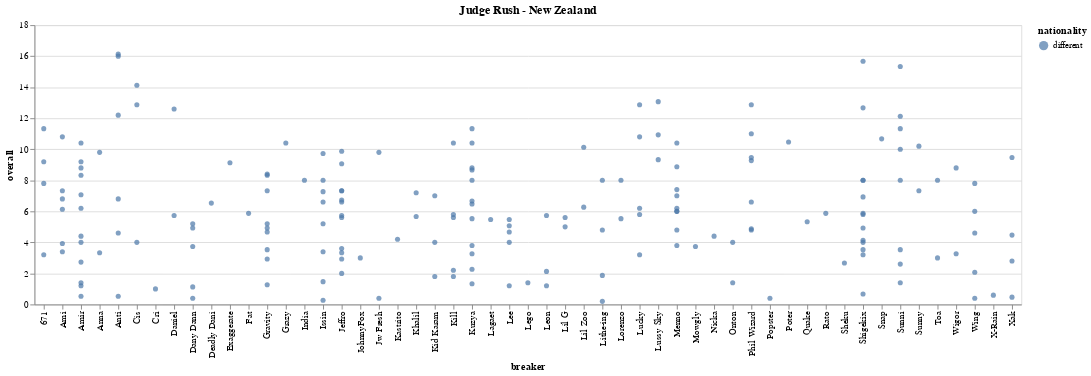

Notebook cell for this chart:
### Code cell
enter_judge_to_everything(new_df_cp)

### Figure 1 — Vega-Lite specification as saved in the notebook (floating-point values rounded to 4 significant figures; data arrays with more than 128 entries replaced by an {"elided": "..."} marker saying what was removed)
{"config": {"view": {"continuousWidth": 400, "continuousHeight": 300}}, "data": {"name": "data-7b98214d98b9689da5b7f3b8e3fa87ca"}, "mark": "circle", "encoding": {"color": {"field": "nationality", "type": "nominal"}, "x": {"field": "breaker", "type": "nominal"}, "y": {"field": "overall", "type": "quantitative"}}, "title": {"text": "Judge Rush - New Zealand", "anchor": "middle"}, "$schema": "https://vega.github.io/schema/vega-lite/v4.17.0.json", "datasets": {"data-7b98214d98b9689da5b7f3b8e3fa87ca": {"elided": "192 records"}}}
